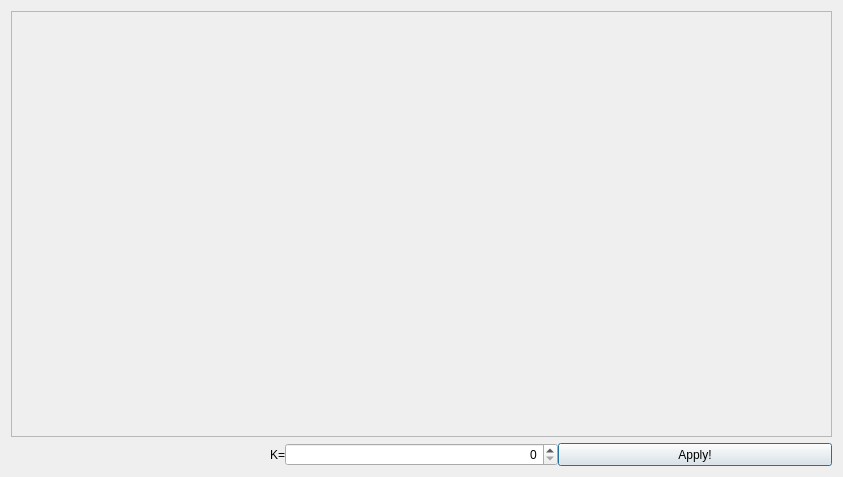
<!--
 * This file is part of Blind Camaleon.
 *
 * Blind Camaleon is free software: you can redistribute it and/or modify
 * it under the terms of the GNU Lesser General Public License as published by
 * the Free Software Foundation, either version 3 of the License, or
 * (at your option) any later version.
 *
 * Blind Camaleon is distributed in the hope that it will be useful,
 * but WITHOUT ANY WARRANTY; without even the implied warranty of
 * MERCHANTABILITY or FITNESS FOR A PARTICULAR PURPOSE.  See the
 * GNU Lesser General Public License for more details.
 *
 * You should have received a copy of the GNU Lesser General Public License
 * along with Blind Camaleon.  If not, see <http://www.gnu.org/licenses/lgpl-3.0.txt>.
-->

<ui version="4.0" >
 <class>SimpleFilterDialog</class>
 <widget class="QDialog" name="SimpleFilterDialog" >
  <property name="windowModality" >
   <enum>Qt::WindowModal</enum>
  </property>
  <property name="geometry" >
   <rect>
    <x>0</x>
    <y>0</y>
    <width>843</width>
    <height>477</height>
   </rect>
  </property>
  <property name="windowTitle" >
   <string>Apply Filter</string>
  </property>
  <layout class="QVBoxLayout" >
   <item>
    <widget class="QScrollArea" native="1" name="scrollArea" >
     <widget class="SimpleFilteredImage" name="imageLabel" >
      <property name="geometry" >
       <rect>
        <x>14</x>
        <y>14</y>
        <width>628</width>
        <height>91</height>
       </rect>
      </property>
      <property name="sizePolicy" >
       <sizepolicy vsizetype="Maximum" hsizetype="Preferred" >
        <horstretch>0</horstretch>
        <verstretch>0</verstretch>
       </sizepolicy>
      </property>
      <property name="text" >
       <string/>
      </property>
     </widget>
    </widget>
   </item>
   <item>
    <layout class="QHBoxLayout" >
     <property name="spacing" >
      <number>0</number>
     </property>
     <item>
      <widget class="QLabel" name="label" >
       <property name="sizePolicy" >
        <sizepolicy vsizetype="Minimum" hsizetype="Minimum" >
         <horstretch>0</horstretch>
         <verstretch>0</verstretch>
        </sizepolicy>
       </property>
       <property name="text" >
        <string>K=</string>
       </property>
       <property name="alignment" >
        <set>Qt::AlignRight|Qt::AlignTrailing|Qt::AlignVCenter</set>
       </property>
      </widget>
     </item>
     <item>
      <widget class="QSpinBox" name="filterPosition" >
       <property name="sizePolicy" >
        <sizepolicy vsizetype="Minimum" hsizetype="Minimum" >
         <horstretch>0</horstretch>
         <verstretch>0</verstretch>
        </sizepolicy>
       </property>
       <property name="alignment" >
        <set>Qt::AlignRight|Qt::AlignTrailing|Qt::AlignVCenter</set>
       </property>
      </widget>
     </item>
     <item>
      <widget class="QPushButton" name="applyButton" >
       <property name="sizePolicy" >
        <sizepolicy vsizetype="Minimum" hsizetype="Minimum" >
         <horstretch>0</horstretch>
         <verstretch>0</verstretch>
        </sizepolicy>
       </property>
       <property name="text" >
        <string>Apply!</string>
       </property>
      </widget>
     </item>
    </layout>
   </item>
  </layout>
 </widget>
 <customwidgets>
  <customwidget>
   <class>SimpleFilteredImage</class>
   <extends>QLabel</extends>
   <header>simplefilteredimage.h</header>
  </customwidget>
  <customwidget>
   <class>QScrollArea</class>
   <extends>QWidget</extends>
   <header location="global" >QScrollArea</header>
   <container>1</container>
  </customwidget>
 </customwidgets>
 <resources/>
 <connections/>
</ui>
